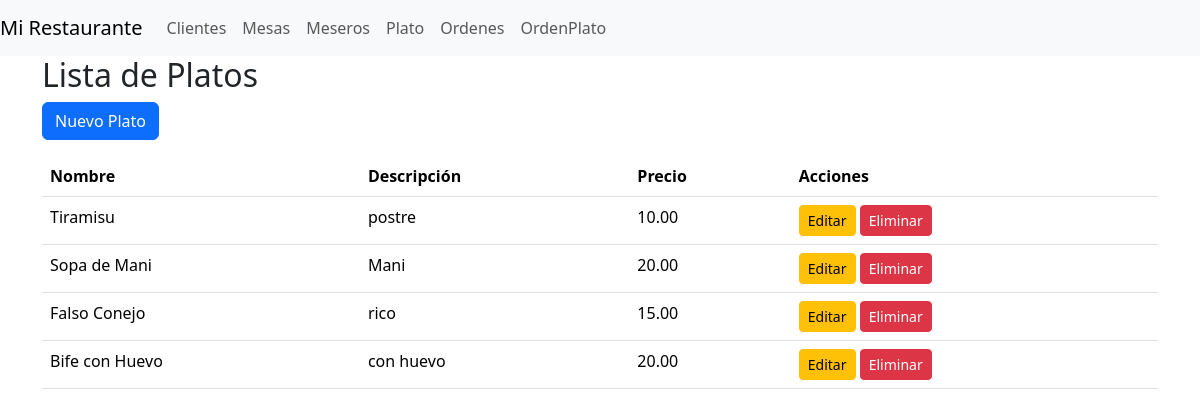
The page /restaurante/platos/ on the database its author committed.
### restaurante/models/plato.py (models this page shows, shortened)
class Plato(models.Model):
    nombre = models.CharField(max_length=100)
    descripcion = models.TextField()
    precio = models.DecimalField(max_digits=8, decimal_places=2)

### restaurante/views/plato_views.py (the view)
# urls.py: path('platos/', views.platos_list, name='platos'),
def platos_list(request):
    platos = Plato.objects.all()
    return render(request, "restaurante/platos/list.html", {"platos": platos})

### templates/restaurante/platos/list.html
{% extends 'restaurante/base.html' %}
    {% block content %}
        <div class="container">
            <h2>Lista de Platos</h2>
            <a href="{% url 'platos_create' %}" class="btn btn-primary mb-3">Nuevo Plato</a>
            <table class="table">
                <thead>
                    <tr>
                        <th>Nombre</th>
                        <th>Descripción</th>
                        <th>Precio</th>
                        <th>Acciones</th>
                    </tr>
                </thead>
                <tbody>
                    {% for plato in platos %}
                    <tr>
                        <td>{{ plato.nombre }}</td>
                        <td>{{ plato.descripcion }}</td>
                        <td>{{ plato.precio }}</td>
                        <td>
                            <a href="{% url 'platos_update' plato.id %}" class="btn btn-sm btn-warning">Editar</a>
                            <a href="{% url 'platos_delete' plato.id %}" class="btn btn-sm btn-danger">Eliminar</a>
                        </td>
                    </tr>
                    {% empty %}
                    <tr>
                        <td colspan="4">No hay platos registrados.</td>
                    </tr>
                    {% endfor %}
                </tbody>
            </table>
        </div>
    {% endblock %}

### rows shown on the page
Plato: nombre "Tiramisu", descripcion "postre", precio "10.00"
Plato: nombre "Sopa de Mani", descripcion "Mani", precio "20.00"
Plato: nombre "Falso Conejo", descripcion "rico", precio "15.00"
Plato: nombre "Bife con Huevo", descripcion "con huevo", precio "20.00"
